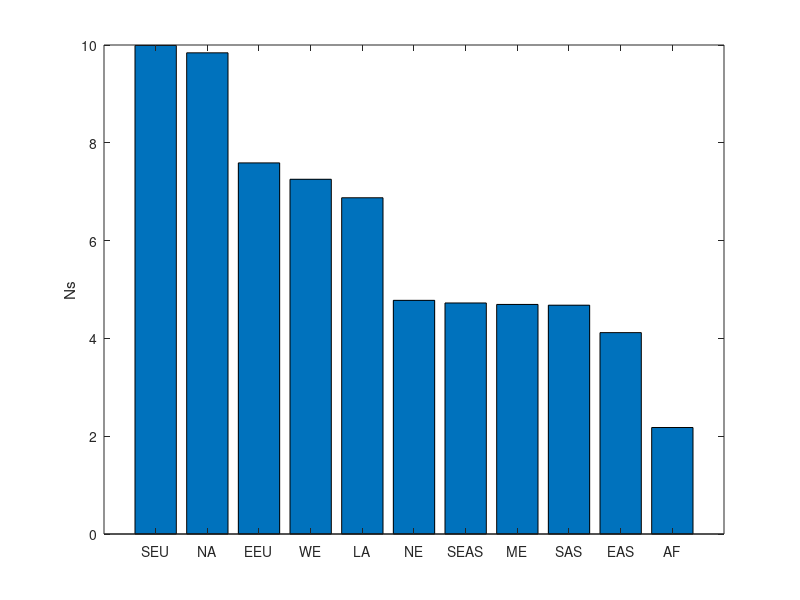

Recreate this plot in MATLAB.
x = {'SEU','NA','EEU','WE','LA','NE','SEAS','ME','SAS','EAS','AF'};
y = [9.991437227895563,9.84019346036123,7.5890476190476175,7.254289705566302,6.8761603429250515,4.778304048892283,4.724489795918367,4.6946666666666665,4.679150579150578,4.118129661503155,2.177777777777778];
cc = hsv(11);
h = bar(y, 'FaceColor', [0,0.4470,0.7410]);
set(gca,'xticklabel',x);
ylabel('Ns');